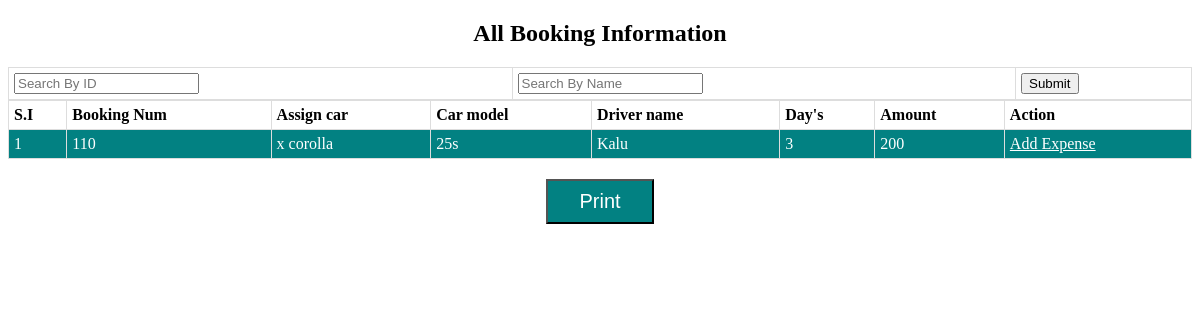
/Admin/expense.php, run on the app's committed database.
### tables this page shows
CREATE TABLE `booking_information` (
  `id` int(20) NOT NULL,
  `s_l` varchar(10) NOT NULL,
  `c_name` varchar(20) NOT NULL,
  `c_address` varchar(20) NOT NULL,
  `c_number` varchar(20) NOT NULL,
  `car_model` varchar(20) NOT NULL,
  `day` varchar(20) NOT NULL,
  `pick_address` varchar(30) NOT NULL,
  `end_address` varchar(20) NOT NULL,
  `date` varchar(255) NOT NULL,
  `driver_name` varchar(20) NOT NULL,
  `assign_car` varchar(20) NOT NULL,
  `amount` varchar(20) NOT NULL,
  `car_track_no` varchar(255) NOT NULL
);

### db_connect/connection.php (called while the page is built, shortened)
<?php
class database
{
	public $servername="localhost";
	public $username="root";
	public $pass="";
	public $dbname="rent_management";
	public $link;
	private function dbconnect(){
		$this->link = new mysqli($this->servername,$this->username,$this->pass,$this->dbname) or die("database failed".$this->link->error."(".$this->link->errno.")");
	}
		public function select($a)
		{
			$scr_querr=$this->link->query($a);
			if($scr_querr->num_rows>0)
			{
				return $scr_querr;
			}
		}
			}
			?>

### Admin/expense.php (the view, shortened to what this page needs)
<?php
require_once("../db_connect/connection.php");
$db=new database();
?>
<!DOCTYPE html>
<html>
<head>
<link rel="stylesheet" href="https://cdnjs.cloudflare.com/ajax/libs/font-awesome/4.7.0/css/font-awesome.min.css">
</head>
<body>
<h2 style="text-align: center;"> All Booking Information </h2>
      <form action="" method="get">
<table class="tbl_srch">
                    <tr>
                        <td>
                            <input type="text" name="srch_id" placeholder="Search By ID">
                        </td>
                        <td>
                            <input type="text" name="srch_name" placeholder="Search By Name">
                        </td>
                        <td>
                            <input type="submit" name="search">
                        </td>
                    </tr>
                </table>
                </form>
  <table>
    <tr>
      <th>S.I</th>
      <th>Booking Num</th>
      <th>Assign car</th>
      <th>Car model</th>
      <th>Driver name</th>
      <th>Day's</th>
      <th>Amount</th>
      <th>Action</th>
    </tr>
    <?php
    $booking_data="SELECT * FROM booking_information WHERE s_l NOT IN (SELECT booking_number FROM expense)";
    $booking_data_row=$db->select($booking_data);
    if($booking_data_row)
    {
      $sl=0;
      while($fetch=$booking_data_row->fetch_array())
      {
        $sl++;
        ?>
        <tr>
          <td><?php echo $sl; ?></td>
          <td><?php echo $fetch['s_l']; ?></td>
          <td><?php echo $fetch['assign_car']; ?></td>
          <td><?php echo $fetch['car_model']; ?></td>
          <td><?php echo $fetch['driver_name']; ?></td>
          <td><?php echo $fetch['day']; ?></td>
          <td><?php echo $fetch['amount']; ?></td>
          <td> <a style="color: #fff;" href="expense_add.php?add=<?php echo $fetch[0]; ?>">Add Expense</a></td>
        </tr>
        <?php
      }
    }
    ?>
  </table>
  <center>
<button onclick="myFunction()">Print</button>
</center>
</body>
</html>

### Admin/expense.php (style rules this page uses)
table { font-family: arial, sans-serif; border-collapse: collapse; width: 100%; }
td, th { border: 1px solid #dddddd; text-align: left; padding: 5px; font-family: cambria; }
button { margin-top: 20px; background: #028182; color: #fff; padding: 9px 31px; font-size: 20px; }
tr:nth-child(even) { background-color: #028182; color: #fff; }

### data on the page
booking_information: s_l "110", assign_car "x corolla", car_model "25s", driver_name "Kalu", day "3", amount "200"
